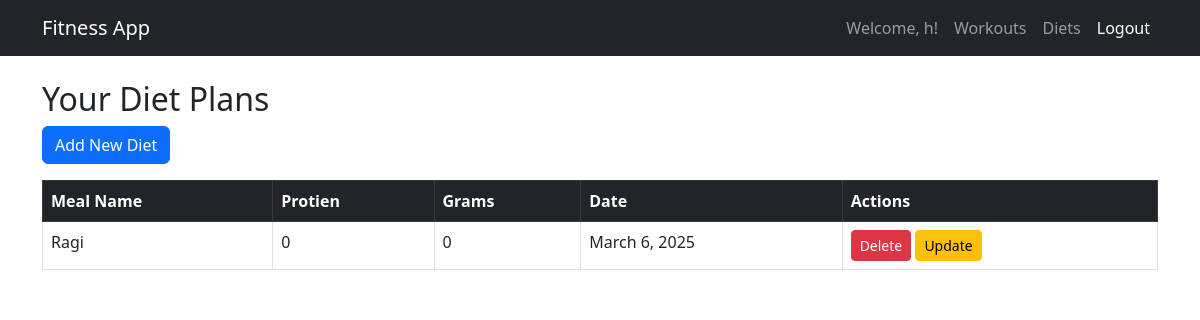
The page /diets/ (signed in) on the database as committed earlier.
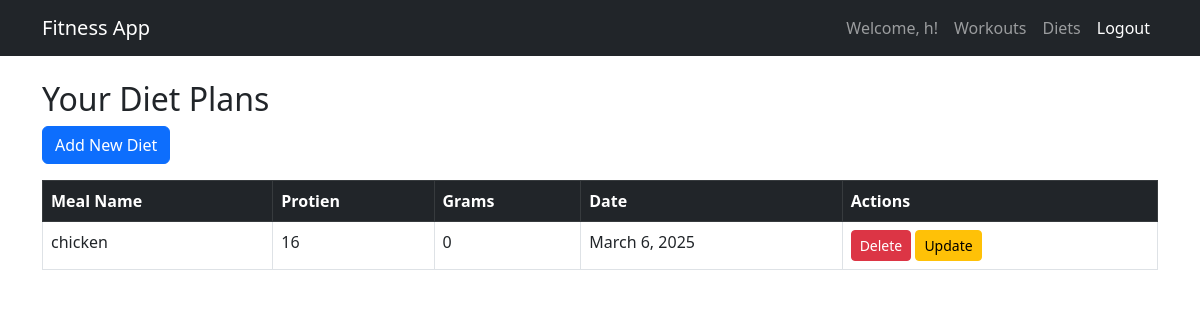
The same page on the database as committed later.
### fitness/models.py (models this page shows, shortened)
class DietPlan(models.Model):
    user= models.ForeignKey(settings.AUTH_USER_MODEL, on_delete=models.CASCADE) #on_delete=models.CASCADE ensures that if a user is deleted, their diet plans are removed
    meal_name= models.CharField(max_length=255)
    protien= models.PositiveIntegerField(default=0 )
    grams= models.PositiveIntegerField(default=0)
    date= models.DateField(auto_now_add=True)
    objects= models.Manager()#This helps in tracking daily progress without requiring manual input

### fitness/views.py (the view)
# urls.py: path('diets/', views.diet_list, name='diet_list'),
@login_required
def diet_list(request):
    diets = DietPlan.objects.filter(user=request.user)
    return render(request, 'mydiets.html', {'diets': diets})

### fitness/templates/mydiets.html
{% extends 'base.html' %}
{% block content %}
<h2>Your Diet Plans</h2>
<a href="{% url 'add_diet' %}" class="btn btn-primary mb-3">Add New Diet</a>
<table class="table table-bordered">
    <thead class="table-dark">
        <tr>
            <th>Meal Name</th>
            <th>Protien</th>
            <th>Grams</th>
            <th>Date</th>
            <th>Actions</th>
        </tr>
    </thead>
    <tbody>
        {% for diet in diets %}
        <tr>
            <td>{{ diet.meal_name }}</td>
            <td>{{ diet.protien }}</td>
            <td>{{diet.grams}}</td>
            <td>{{ diet.date }}</td>
            <td>
                <a href="{% url 'delete_diet' diet.id %}" class="btn btn-danger btn-sm">Delete</a>
                <a href="{% url 'update_diet' diet.id %}" class="btn btn-warning btn-sm">Update</a>
            </td>
        </tr>
        {% endfor %}
    </tbody>
</table>
{% endblock %}

Rows that differ between the two databases and show on the page:
changed DietPlan: meal_name "Ragi" → "chicken"; protien "0" → "16"
